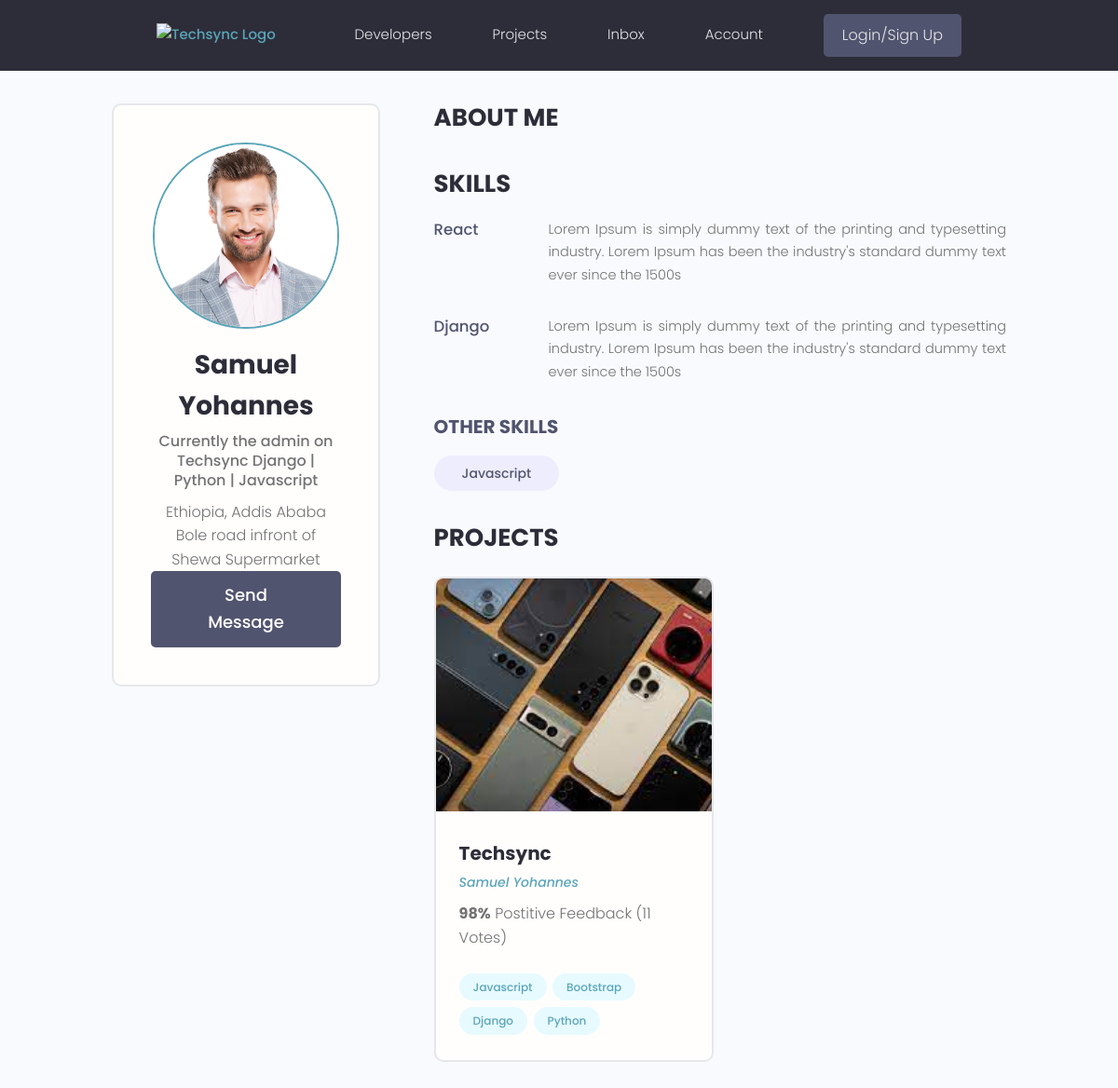
Page /profile/516ecd75-3648-47db-b327-c7662b1ae2bb/ on the earlier database version.
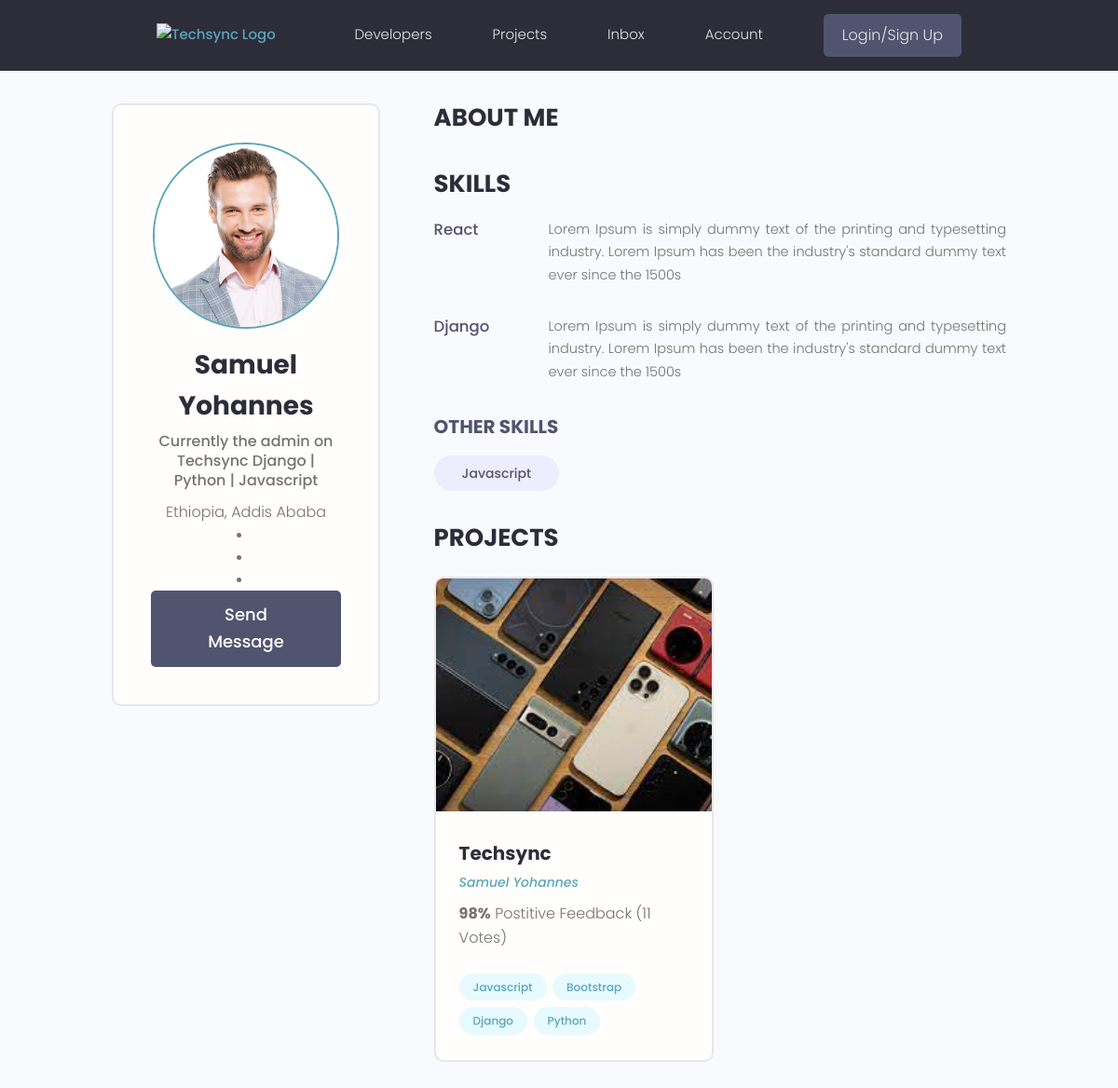
Same page on the later database version.
### users/models.py (models this page shows, shortened)
class Profile(models.Model):
    id = models.UUIDField(default=uuid.uuid4, primary_key=True, unique=True, editable=False, )
    user = models.OneToOneField(User, on_delete=models.CASCADE,null=True,blank=True)
    name = models.CharField(max_length=200, blank=True,null=True)
    username = models.CharField(max_length=200, blank=True,null=True,unique=True)
    headline = models.CharField(max_length=200, blank=True,null=True)
    about = models.TextField(blank=True, null=True)
    location = models.CharField(max_length=200, blank=True,null=True)
    profile_image = models.ImageField(null=True, blank=True,upload_to='profiles', default='default_profile.png')
    github_link = models.CharField(max_length=200, blank=True,null=True)
    twitter_link = models.CharField(max_length=200, blank=True,null=True)
    linkedin_link = models.CharField(max_length=200, blank=True,null=True)
    personal_link = models.CharField(max_length=200, blank=True,null=True)
    created_at = models.DateTimeField(auto_now_add=True)

### users/views.py (the view)
# urls.py: path('profile/<str:pk>/', views.userProfile, name='user-profile'),
def userProfile(request, pk):
    profile = Profile.objects.get(id=pk)
    topSkills = profile.skill_set.exclude(description__exact="")
    otherSkills = profile.skill_set.filter(description="")
    context = {
        'profile': profile,
        'topSkills': topSkills,
        'otherSkills': otherSkills,
    }
    return render(request, 'users/user-profile.html', context)

### projects/models.py (called while the page is built)
    def __str__(self):
        return self.name

### users/models.py (called while the page is built)
    def __str__(self):
        return str(self.name)

### templates/users/user-profile.html (shortened to what this page needs)
{% extends "main/main.html" %}
{% block content %}
  <main class="profile my-md">
    <div class="container">
      <div class="layout">
        <div class="column column--1of3">
          <div class="card text-center">
            <div class="card__body dev">
              <img class="avatar avatar--xl" src="{{profile.profile_image.url}}" />
              <h2 class="dev__name">{{profile.name}}</h2>
              <p class="dev__title">{{profile.headline}}</p>
              <p class="dev__location">{{profile.location}}</p>
              {% if profile.github_link %}
                <li>
                </li>
              {% endif %}
              {% if profile.linkedin_link %}
                <li>
                </li>
              {% endif %}
              {% if profile.personal_link %}
                <li>
                </li>
              {% endif %}
              <a href="#" class="btn btn--sub btn--lg">Send Message </a>
            </div>
          </div>
        </div>
        <div class="column column--2of3">
          <div class="devInfo">
            <h3 class="devInfo__title">About Me</h3>
          </div>
          <div class="devInfo">
            <h3 class="devInfo__title">Skills</h3>
            <div class="devInfo__skills">
            {% for topskill in topSkills %}
              <div class="devSkill">
                <h4 class="devSkill__title">{{topskill}}</h4>
                <p class="devSkill__info">
                  {{topskill.description}}
                </p>
              </div>
            {% endfor %}
              <h3 class="devInfo__subtitle">Other Skills</h3>
              <div class="devInfo__otherSkills">
                {% for otherskill in otherSkills %}
                <span class="tag tag--pill tag--sub tag--lg">
                  <small>{{otherskill}}</small>
                </span>
                {% endfor %}
              </div>
            </div>
          </div>
          <div class="devInfo">
            <h3 class="devInfo__title">Projects</h3>
            <div class="grid grid--two">
            {% for project in profile.project_set.all  %}
              <div class="column">
                <div class="card project">
                  <a href="{% url 'project_detail' project.pk %}" class="project">
                    <img class="project__thumbnail" src="{{project.image.url}}" alt="project thumbnail" />
                    <div class="card__body">
                      <h3 class="project__title">{{project.title}}</h3>
                      <p><a class="project__author" href="{% url 'user-profile' project.owner.pk %}">{{project.owner.name}}</a></p>
                      <p class="project--rating">
                        <span style="font-weight: bold;">{{project.vote_ratio}}%</span> Postitive
                        Feedback ({{project.vote_count}} Votes)
                      </p>
                      <div class="project__tags">
                        {% for tag in project.tags.all  %}
                        <span class="tag tag--pill tag--main">
                          <small>{{tag}}</small>
                        </span>
                        {% endfor %}
                      </div>
                    </div>
                  </a>
                </div>
              </div>
            {% endfor %}
            </div>
          </div>
        </div>
      </div>
    </div>
  </main>
{% endblock content %}

Differences in the rows shown:
changed Profile "Samuel Yohannes": location "Ethiopia, Addis Ababa Bole road infront of Shewa Supermarket" → "Ethiopia, Addis Ababa"
